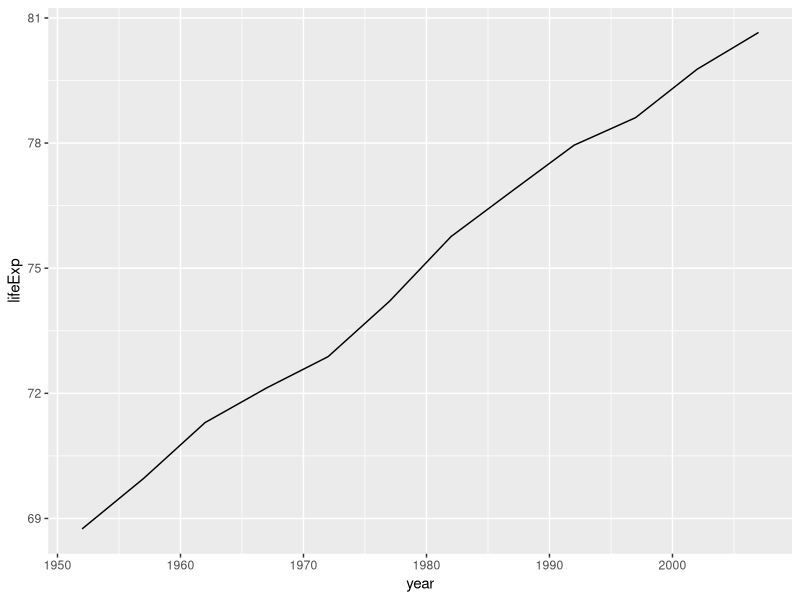

The R script that drew this image:
## ---- chunk 1
gapminder <- read.table("unix_shell/Data/gapminder.txt", header=TRUE)
gapminder
## ---- chunk 2
library(ggplot2)
myDataFull <- read.table("unix_shell/Data/gapminder.txt", header=TRUE)

#Subset Canada only
Canada <- myDataFull[myDataFull$country=="Canada",]

my_plot <- ggplot(data = Canada, aes(x = year, y = lifeExp)) + geom_line()
my_plot 

